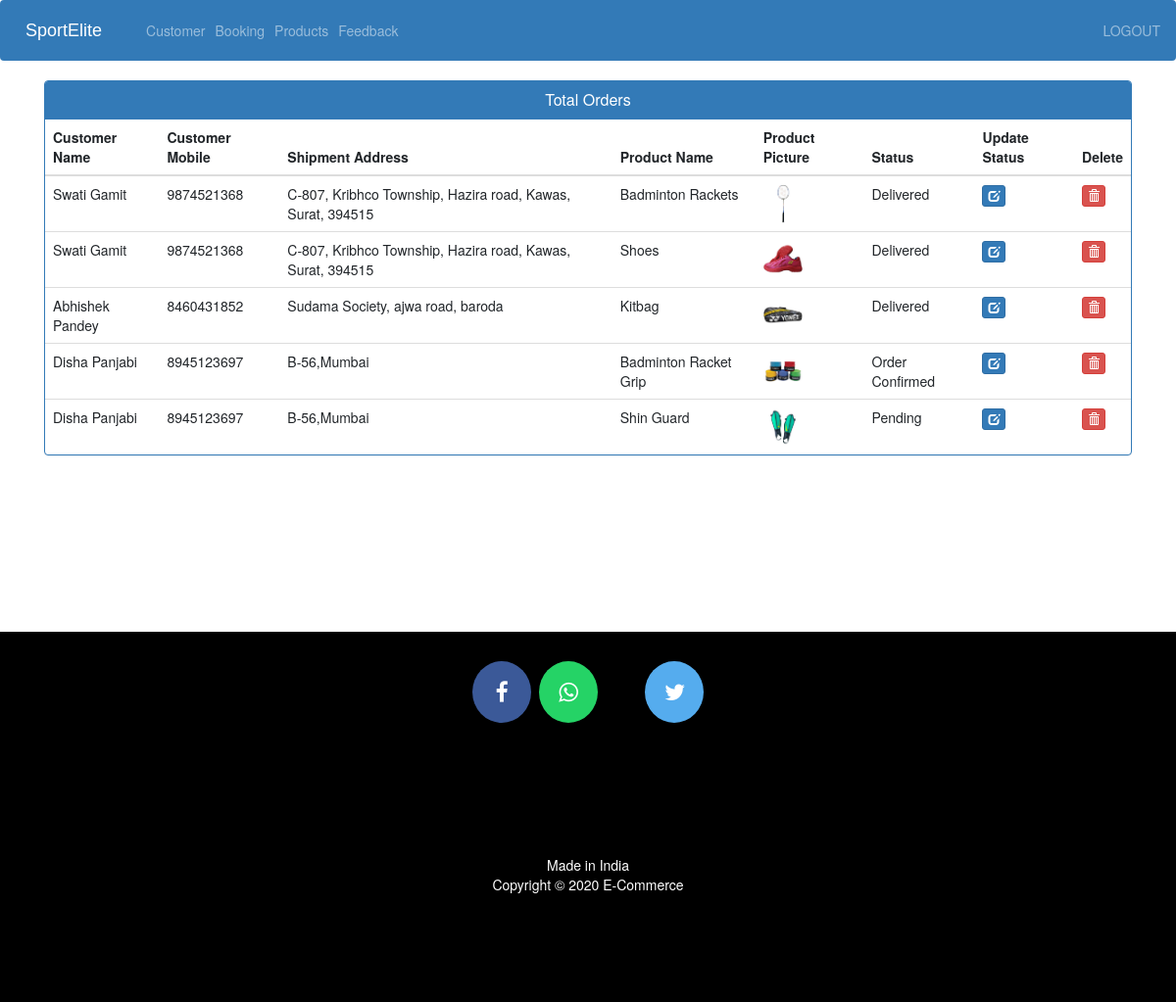
The page /admin-view-booking (signed in) on the database its author committed.
### ecom/models.py (models this page shows, shortened)
class Customer(models.Model):
    user=models.OneToOneField(User,on_delete=models.CASCADE)
    profile_pic= models.ImageField(upload_to='profile_pic/CustomerProfilePic/',null=True,blank=True)
    address = models.CharField(max_length=40)
    mobile = models.CharField(max_length=20,null=False)
    @property
    def get_name(self):
        return self.user.first_name+" "+self.user.last_name

class Orders(models.Model):
    STATUS =(
        ('Pending','Pending'),
        ('Order Confirmed','Order Confirmed'),
        ('Out for Delivery','Out for Delivery'),
        ('Delivered','Delivered'),
    )
    customer=models.ForeignKey('Customer', on_delete=models.CASCADE,null=True)
    product=models.ForeignKey('Product',on_delete=models.CASCADE,null=True)
    email = models.CharField(max_length=50,null=True)
    address = models.CharField(max_length=500,null=True)
    mobile = models.CharField(max_length=20,null=True)
    order_date= models.DateField(auto_now_add=True,null=True)
    status=models.CharField(max_length=50,null=True,choices=STATUS)

class Product(models.Model):
    name=models.CharField(max_length=40)
    product_image= models.ImageField(upload_to='product_image/',null=True,blank=True)
    price = models.PositiveIntegerField()
    description=models.CharField(max_length=40)

### ecom/views.py (the view)
# urls.py: path('admin-view-booking', views.admin_view_booking_view,name='admin-view-booking'),
@login_required(login_url='adminlogin')
def admin_view_booking_view(request):
    orders=models.Orders.objects.all()
    ordered_products=[]
    ordered_bys=[]
    for order in orders:
        ordered_product=models.Product.objects.all().filter(id=order.product.id)
        ordered_by=models.Customer.objects.all().filter(id = order.customer.id)
        ordered_products.append(ordered_product)
        ordered_bys.append(ordered_by)
    return render(request,'ecom/admin_view_booking.html',{'data':zip(ordered_products,ordered_bys,orders)})

### templates/ecom/admin_view_booking.html (shortened to what this page needs)
{% extends 'ecom/admin_base.html' %}
{% load static %}
{% block content %}
<head>
  <link href="//netdna.bootstrapcdn.com/bootstrap/3.0.0/css/bootstrap.min.css" rel="stylesheet" id="bootstrap-css">
</head>
<div class="container">
  <div class="panel panel-primary">
    <div class="panel-heading">
      <h6 class="panel-title">Total Orders</h6>
    </div>
    <table class="table table-hover" id="dev-table">
      <thead>
        <tr>
          <th>Customer Name</th>
          <th>Customer Mobile</th>
          <th>Shipment Address</th>
          <th>Product Name</th>
          <th>Product Picture</th>
          <th>Status</th>
          <th>Update Status</th>
          <th>Delete</th>
        </tr>
      </thead>
      {% for product,customer,order in data %}
      <tr>
        {% for c in customer %}
        <td> {{c.get_name}}</td>
        <td>{{c.mobile}}</td>
        <td>{{order.address}}</td>
        {% endfor %}
        {% for p in product %}
        <td> {{p.name}}</td>
        <td> <img src="{% static p.product_image.url %}" alt="Profile Pic" height="40px" width="40px" /></td>
        <td>{{order.status}}</td>
        <td><a class="btn btn-primary btn-xs" href="{% url 'update-order' order.id  %}"><span class="glyphicon glyphicon-edit"></span></a></td>
        <td><a class="btn btn-danger btn-xs" href="{% url 'delete-order' order.id  %}"><span class="glyphicon glyphicon-trash"></span></a></td>
        {% endfor %}
      </tr>
      {% endfor %}
    </table>
  </div>
</div>
{% endblock content %}

### templates/ecom/admin_view_booking.html (style rules this page uses)
a:link { text-decoration: none; }
h6 { text-align: center; }

### rows shown on the page
Orders: address "C-807, Kribhco Township, Hazira road, Kawas, Surat, 394515", status "Delivered"
Customer: get_name "Swati Gamit", mobile "9874521368"
Product: name "Badminton Rackets", product_image (picture)
Orders: address "C-807, Kribhco Township, Hazira road, Kawas, Surat, 394515", status "Delivered"
Product: name "Shoes", product_image (picture)
Orders: address "Sudama Society, ajwa road, baroda", status "Delivered"
Customer: get_name "Abhishek Pandey", mobile "8460431852"
Product: name "Kitbag", product_image (picture)
Orders: address "B-56,Mumbai", status "Order Confirmed"
Customer: get_name "Disha Panjabi", mobile "8945123697"
Product: name "Badminton Racket Grip", product_image (picture)
Orders: address "B-56,Mumbai", status "Pending"
Product: name "Shin Guard", product_image (picture)
